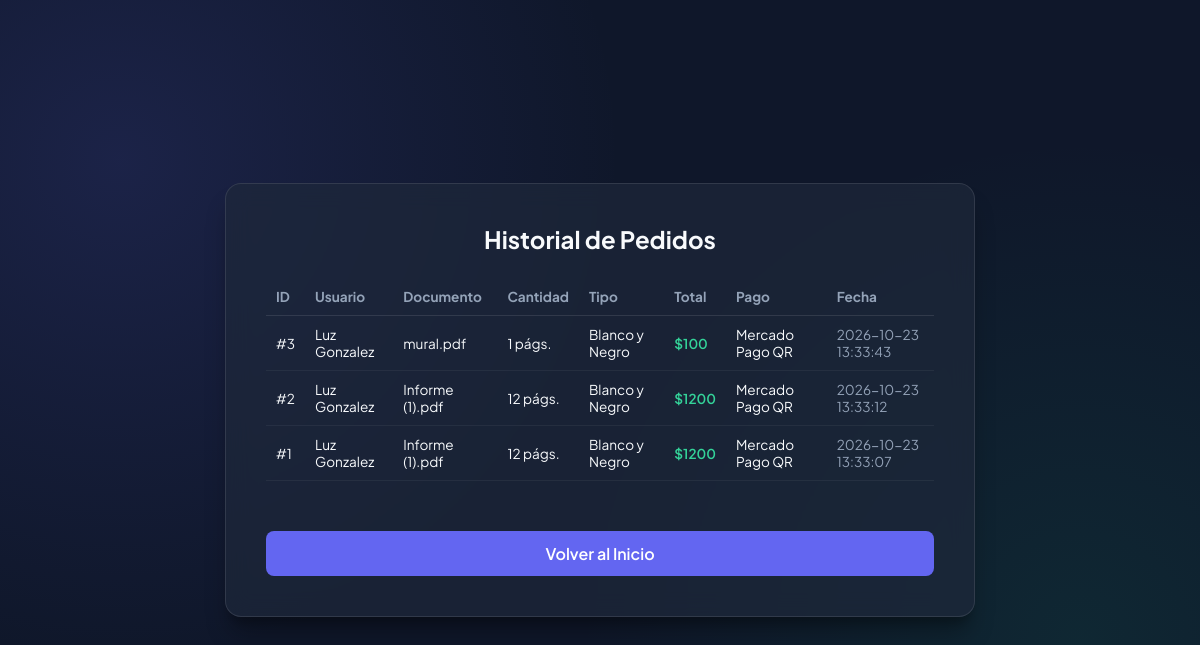
/pedidos (signed in), run on the app's committed database.
### tables this page shows
CREATE TABLE pedidos (
            id INTEGER PRIMARY KEY AUTOINCREMENT,
            usuario TEXT NOT NULL,
            documento TEXT NOT NULL,
            paginas TEXT NOT NULL,
            cantidad INTEGER NOT NULL,
            tipo_impresion TEXT NOT NULL,
            precio_pagina INTEGER NOT NULL,
            total INTEGER NOT NULL,
            metodo_pago TEXT NOT NULL,
            fecha TEXT NOT NULL
        );

### app.py (the view)
@app.route('/pedidos')
def ver_pedidos():
    if 'usuario' not in session:
        return redirect(url_for('login'))
    conn = sqlite3.connect('impresora.db')
    cursor = conn.cursor()
    cursor.execute('SELECT * FROM pedidos ORDER BY id DESC')
    pedidos = cursor.fetchall()
    conn.close()
    return render_template('pedidos.html', pedidos=pedidos, usuario_actual=session['usuario'])

### templates/pedidos.html (shortened to what this page needs)
<!DOCTYPE html>
<html lang="es">
<head>
    <link rel="stylesheet" href="{{ url_for('static', filename='styles.css') }}">
</head>
<body>
    <div class="container" style="max-width: 750px;">
        <h2>Historial de Pedidos</h2>
        {% if pedidos %}
            <div style="overflow-x: auto;">
                <table style="width: 100%; border-collapse: collapse; margin-bottom: 20px; font-size: 0.85rem; text-align: left;">
                    <thead>
                        <tr style="border-bottom: 1px solid var(--border-color); color: var(--text-muted);">
                            <th style="padding: 10px;">ID</th>
                            <th style="padding: 10px;">Usuario</th>
                            <th style="padding: 10px;">Documento</th>
                            <th style="padding: 10px;">Cantidad</th>
                            <th style="padding: 10px;">Tipo</th>
                            <th style="padding: 10px;">Total</th>
                            <th style="padding: 10px;">Pago</th>
                            <th style="padding: 10px;">Fecha</th>
                        </tr>
                    </thead>
                    <tbody>
                        {% for p in pedidos %}
                        <tr style="border-bottom: 1px solid rgba(255, 255, 255, 0.05);">
                            <td style="padding: 10px;">#{{ p[0] }}</td>
                            <td style="padding: 10px;">{{ p[1] }}</td>
                            <td style="padding: 10px;">{{ p[2] }}</td>
                            <td style="padding: 10px;">{{ p[4] }} págs.</td>
                            <td style="padding: 10px;">{{ p[5] }}</td>
                            <td style="padding: 10px; color: #34d399; font-weight: 600;">${{ p[7] }}</td>
                            <td style="padding: 10px;">{{ p[8] }}</td>
                            <td style="padding: 10px; color: var(--text-muted);">{{ p[9] }}</td>
                        </tr>
                        {% endfor %}
                    </tbody>
                </table>
            </div>
        {% else %}
            <p>No hay pedidos registrados todavía.</p>
        {% endif %}
        <div style="text-align: center; margin-top: 20px;">
            <a href="{{ url_for('index') }}" class="btn" style="text-decoration: none; display: inline-block;">Volver al Inicio</a>
        </div>
    </div>
</body>
</html>

### static/styles.css (style rules this page uses)
:root { --bg-color: #0f172a; --card-bg: rgba(30, 41, 59, 0.7); --text-color: #f8fafc; --text-muted: #94a3b8; --primary: #6366f1; --primary-hover: #4f46e5; --border-color: rgba(255, 255, 255, 0.1); --success: #10b981; --danger: #ef4444; }
body { font-family: 'Plus Jakarta Sans', sans-serif; background-color: var(--bg-color); color: var(--text-color); margin: 0; padding: 20px; display: flex; justify-content: center; align-items: center; min-height: 100vh; box-sizing: border-box; background-image: radial-gradient(circle at 10% 20%, rgba(99, 102, 241, 0.15) 0%, transparent 40%), radial-gradient(circle at 90% 80%, rgba(16, 185, 129, 0.1) 0%, transparent 40%); }
.container { background: var(--card-bg); backdrop-filter: blur(12px); -webkit-backdrop-filter: blur(12px); border: 1px solid var(--border-color); border-radius: 16px; padding: 40px; width: 100%; max-width: 480px; box-shadow: 0 20px 25px -5px rgba(0, 0, 0, 0.3), 0 10px 10px -5px rgba(0, 0, 0, 0.2); box-sizing: border-box; }
h1, h2 { font-weight: 700; margin-top: 0; color: var(--text-color); text-align: center; margin-bottom: 24px; }
button, .btn { display: block; width: 100%; padding: 12px 16px; background-color: var(--primary); color: white; border: none; border-radius: 8px; font-size: 1rem; font-weight: 600; cursor: pointer; text-align: center; text-decoration: none; transition: background-color 0.2s, transform 0.1s; box-sizing: border-box; margin-top: 10px; }
a { color: var(--primary); text-decoration: none; font-weight: 600; }

### data on the page
pedidos: id "3", usuario "Luz Gonzalez", documento "mural.pdf", cantidad "1", tipo_impresion "Blanco y Negro", total "100", metodo_pago "Mercado Pago QR", fecha "2026-10-23 13:33:43"
pedidos: id "2", usuario "Luz Gonzalez", documento "Informe (1).pdf", cantidad "12", tipo_impresion "Blanco y Negro", total "1200", metodo_pago "Mercado Pago QR", fecha "2026-10-23 13:33:12"
pedidos: id "1", usuario "Luz Gonzalez", documento "Informe (1).pdf", cantidad "12", tipo_impresion "Blanco y Negro", total "1200", metodo_pago "Mercado Pago QR", fecha "2026-10-23 13:33:07"
